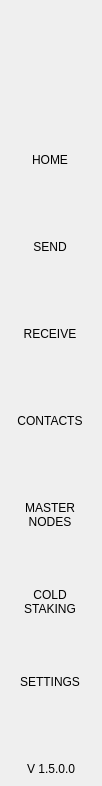
<?xml version="1.0" encoding="UTF-8"?>
<ui version="4.0">
 <class>NavMenuWidget</class>
 <widget class="QWidget" name="NavMenuWidget">
  <property name="geometry">
   <rect>
    <x>0</x>
    <y>0</y>
    <width>102</width>
    <height>786</height>
   </rect>
  </property>
  <property name="windowTitle">
   <string>Form</string>
  </property>
  <property name="styleSheet">
   <string notr="true">padding:0px;
border:none;
margin:0px;</string>
  </property>
  <layout class="QVBoxLayout" name="verticalLayout">
   <property name="spacing">
    <number>0</number>
   </property>
   <property name="leftMargin">
    <number>0</number>
   </property>
   <property name="topMargin">
    <number>0</number>
   </property>
   <property name="rightMargin">
    <number>0</number>
   </property>
   <property name="bottomMargin">
    <number>0</number>
   </property>
   <item>
    <widget class="QWidget" name="navContainer_2" native="true">
     <layout class="QVBoxLayout" name="navContainer" stretch="0,0,0,0">
      <property name="spacing">
       <number>0</number>
      </property>
      <property name="leftMargin">
       <number>0</number>
      </property>
      <property name="topMargin">
       <number>0</number>
      </property>
      <property name="rightMargin">
       <number>0</number>
      </property>
      <property name="bottomMargin">
       <number>10</number>
      </property>
      <item>
       <widget class="QPushButton" name="imgLogo">
        <property name="minimumSize">
         <size>
          <width>0</width>
          <height>120</height>
         </size>
        </property>
        <property name="focusPolicy">
         <enum>Qt::NoFocus</enum>
        </property>
        <property name="text">
         <string/>
        </property>
        <property name="iconSize">
         <size>
          <width>64</width>
          <height>64</height>
         </size>
        </property>
       </widget>
      </item>
      <item>
       <widget class="QScrollArea" name="scrollAreaNav">
        <property name="sizePolicy">
         <sizepolicy hsizetype="Expanding" vsizetype="Expanding">
          <horstretch>0</horstretch>
          <verstretch>0</verstretch>
         </sizepolicy>
        </property>
        <property name="minimumSize">
         <size>
          <width>0</width>
          <height>0</height>
         </size>
        </property>
        <property name="styleSheet">
         <string notr="true">QScrollBar {
height:0px;
 width:0px;
}

#scrollAreaNav{
background-color:transparent;
}</string>
        </property>
        <property name="horizontalScrollBarPolicy">
         <enum>Qt::ScrollBarAlwaysOff</enum>
        </property>
        <property name="sizeAdjustPolicy">
         <enum>QAbstractScrollArea::AdjustToContents</enum>
        </property>
        <property name="widgetResizable">
         <bool>true</bool>
        </property>
        <property name="alignment">
         <set>Qt::AlignLeading|Qt::AlignLeft|Qt::AlignTop</set>
        </property>
        <widget class="QWidget" name="scrollAreaNavVert">
         <property name="geometry">
          <rect>
           <x>0</x>
           <y>0</y>
           <width>100</width>
           <height>640</height>
          </rect>
         </property>
         <property name="sizePolicy">
          <sizepolicy hsizetype="Preferred" vsizetype="Expanding">
           <horstretch>0</horstretch>
           <verstretch>0</verstretch>
          </sizepolicy>
         </property>
         <property name="minimumSize">
          <size>
           <width>0</width>
           <height>0</height>
          </size>
         </property>
         <property name="autoFillBackground">
          <bool>false</bool>
         </property>
         <property name="styleSheet">
          <string notr="true">#scrollAreaNavVert{
background-color:transparent;
}</string>
         </property>
         <layout class="QVBoxLayout" name="verticalLayout_3">
          <property name="spacing">
           <number>0</number>
          </property>
          <property name="sizeConstraint">
           <enum>QLayout::SetDefaultConstraint</enum>
          </property>
          <property name="leftMargin">
           <number>0</number>
          </property>
          <property name="topMargin">
           <number>0</number>
          </property>
          <property name="rightMargin">
           <number>0</number>
          </property>
          <property name="bottomMargin">
           <number>0</number>
          </property>
          <item>
           <widget class="QToolButton" name="btnDashboard">
            <property name="minimumSize">
             <size>
              <width>100</width>
              <height>80</height>
             </size>
            </property>
            <property name="text">
             <string>HOME
</string>
            </property>
            <property name="iconSize">
             <size>
              <width>32</width>
              <height>32</height>
             </size>
            </property>
            <property name="checkable">
             <bool>true</bool>
            </property>
            <property name="checked">
             <bool>true</bool>
            </property>
            <property name="autoExclusive">
             <bool>true</bool>
            </property>
           </widget>
          </item>
          <item>
           <widget class="QToolButton" name="btnSend">
            <property name="minimumSize">
             <size>
              <width>100</width>
              <height>80</height>
             </size>
            </property>
            <property name="text">
             <string>SEND
</string>
            </property>
            <property name="iconSize">
             <size>
              <width>32</width>
              <height>32</height>
             </size>
            </property>
            <property name="checkable">
             <bool>true</bool>
            </property>
            <property name="autoExclusive">
             <bool>true</bool>
            </property>
           </widget>
          </item>
          <item>
           <widget class="QToolButton" name="btnReceive">
            <property name="minimumSize">
             <size>
              <width>100</width>
              <height>80</height>
             </size>
            </property>
            <property name="text">
             <string>RECEIVE
</string>
            </property>
            <property name="checkable">
             <bool>true</bool>
            </property>
            <property name="autoExclusive">
             <bool>true</bool>
            </property>
           </widget>
          </item>
          <item>
           <widget class="QToolButton" name="btnAddress">
            <property name="minimumSize">
             <size>
              <width>100</width>
              <height>80</height>
             </size>
            </property>
            <property name="text">
             <string>CONTACTS
</string>
            </property>
            <property name="iconSize">
             <size>
              <width>32</width>
              <height>32</height>
             </size>
            </property>
            <property name="checkable">
             <bool>true</bool>
            </property>
            <property name="autoExclusive">
             <bool>true</bool>
            </property>
           </widget>
          </item>
          <item>
           <widget class="QToolButton" name="btnMaster">
            <property name="minimumSize">
             <size>
              <width>100</width>
              <height>80</height>
             </size>
            </property>
            <property name="text">
             <string>MASTER
NODES</string>
            </property>
            <property name="iconSize">
             <size>
              <width>32</width>
              <height>32</height>
             </size>
            </property>
            <property name="checkable">
             <bool>true</bool>
            </property>
            <property name="autoExclusive">
             <bool>true</bool>
            </property>
           </widget>
          </item>
          <item>
           <widget class="QToolButton" name="btnColdStaking">
            <property name="minimumSize">
             <size>
              <width>100</width>
              <height>80</height>
             </size>
            </property>
            <property name="text">
             <string>COLD
STAKING</string>
            </property>
            <property name="iconSize">
             <size>
              <width>32</width>
              <height>32</height>
             </size>
            </property>
            <property name="checkable">
             <bool>true</bool>
            </property>
            <property name="autoExclusive">
             <bool>true</bool>
            </property>
           </widget>
          </item>
          <item>
           <widget class="QToolButton" name="btnSettings">
            <property name="minimumSize">
             <size>
              <width>100</width>
              <height>80</height>
             </size>
            </property>
            <property name="text">
             <string>SETTINGS
</string>
            </property>
            <property name="iconSize">
             <size>
              <width>32</width>
              <height>32</height>
             </size>
            </property>
            <property name="checkable">
             <bool>true</bool>
            </property>
            <property name="autoExclusive">
             <bool>true</bool>
            </property>
           </widget>
          </item>
         </layout>
        </widget>
       </widget>
      </item>
      <item>
       <spacer name="verticalSpacer">
        <property name="orientation">
         <enum>Qt::Vertical</enum>
        </property>
        <property name="sizeType">
         <enum>QSizePolicy::Minimum</enum>
        </property>
        <property name="sizeHint" stdset="0">
         <size>
          <width>20</width>
          <height>20</height>
         </size>
        </property>
       </spacer>
      </item>
      <item alignment="Qt::AlignHCenter">
       <widget class="QLabel" name="labelVersion">
        <property name="maximumSize">
         <size>
          <width>16777215</width>
          <height>60</height>
         </size>
        </property>
        <property name="text">
         <string>V 1.5.0.0</string>
        </property>
        <property name="alignment">
         <set>Qt::AlignBottom|Qt::AlignHCenter</set>
        </property>
       </widget>
      </item>
     </layout>
    </widget>
   </item>
  </layout>
 </widget>
 <resources/>
 <connections/>
</ui>
